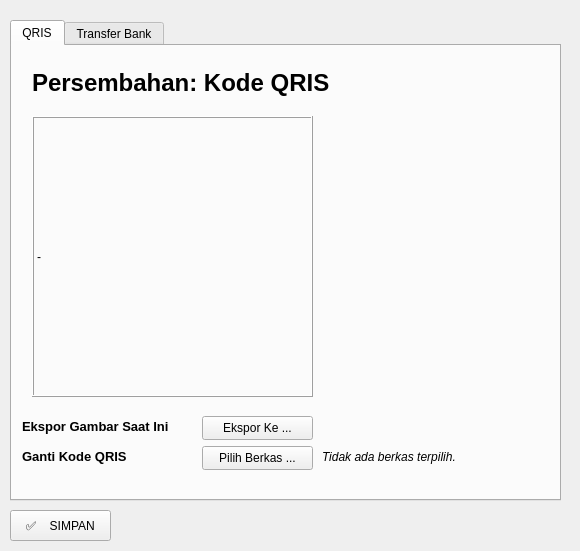
<?xml version="1.0" encoding="UTF-8"?>
<ui version="4.0">
 <class>Frame</class>
 <widget class="QFrame" name="Frame">
  <property name="geometry">
   <rect>
    <x>0</x>
    <y>0</y>
    <width>580</width>
    <height>551</height>
   </rect>
  </property>
  <property name="windowTitle">
   <string>Frame</string>
  </property>
  <widget class="QPushButton" name="btn_save">
   <property name="geometry">
    <rect>
     <x>10</x>
     <y>510</y>
     <width>101</width>
     <height>31</height>
    </rect>
   </property>
   <property name="text">
    <string>✅    SIMPAN</string>
   </property>
  </widget>
  <widget class="QTabWidget" name="tabWidget">
   <property name="geometry">
    <rect>
     <x>10</x>
     <y>20</y>
     <width>551</width>
     <height>481</height>
    </rect>
   </property>
   <property name="currentIndex">
    <number>0</number>
   </property>
   <widget class="QWidget" name="tab">
    <attribute name="title">
     <string>QRIS</string>
    </attribute>
    <widget class="QLabel" name="app_title_2">
     <property name="geometry">
      <rect>
       <x>20</x>
       <y>10</y>
       <width>511</width>
       <height>41</height>
      </rect>
     </property>
     <property name="font">
      <font>
       <pointsize>18</pointsize>
       <weight>75</weight>
       <bold>true</bold>
      </font>
     </property>
     <property name="text">
      <string>Persembahan: Kode QRIS</string>
     </property>
     <property name="alignment">
      <set>Qt::AlignBottom|Qt::AlignLeading|Qt::AlignLeft</set>
     </property>
    </widget>
    <widget class="QLabel" name="label_pixmap">
     <property name="geometry">
      <rect>
       <x>20</x>
       <y>70</y>
       <width>281</width>
       <height>281</height>
      </rect>
     </property>
     <property name="frameShape">
      <enum>QFrame::Box</enum>
     </property>
     <property name="frameShadow">
      <enum>QFrame::Raised</enum>
     </property>
     <property name="lineWidth">
      <number>1</number>
     </property>
     <property name="text">
      <string>-</string>
     </property>
     <property name="scaledContents">
      <bool>true</bool>
     </property>
    </widget>
    <widget class="QPushButton" name="btn_img_select">
     <property name="geometry">
      <rect>
       <x>190</x>
       <y>400</y>
       <width>111</width>
       <height>24</height>
      </rect>
     </property>
     <property name="text">
      <string>Pilih Berkas ...</string>
     </property>
    </widget>
    <widget class="QLabel" name="txt_img_loc">
     <property name="geometry">
      <rect>
       <x>310</x>
       <y>400</y>
       <width>221</width>
       <height>21</height>
      </rect>
     </property>
     <property name="font">
      <font>
       <pointsize>9</pointsize>
       <italic>true</italic>
      </font>
     </property>
     <property name="text">
      <string>Tidak ada berkas terpilih.</string>
     </property>
    </widget>
    <widget class="QLabel" name="txt_pdf_loc_2">
     <property name="geometry">
      <rect>
       <x>10</x>
       <y>400</y>
       <width>171</width>
       <height>21</height>
      </rect>
     </property>
     <property name="font">
      <font>
       <pointsize>10</pointsize>
       <weight>75</weight>
       <italic>false</italic>
       <bold>true</bold>
      </font>
     </property>
     <property name="text">
      <string>Ganti Kode QRIS</string>
     </property>
    </widget>
    <widget class="QLabel" name="txt_pdf_loc_3">
     <property name="geometry">
      <rect>
       <x>10</x>
       <y>370</y>
       <width>171</width>
       <height>21</height>
      </rect>
     </property>
     <property name="font">
      <font>
       <pointsize>10</pointsize>
       <weight>75</weight>
       <italic>false</italic>
       <bold>true</bold>
      </font>
     </property>
     <property name="text">
      <string>Ekspor Gambar Saat Ini</string>
     </property>
    </widget>
    <widget class="QPushButton" name="btn_export">
     <property name="geometry">
      <rect>
       <x>190</x>
       <y>370</y>
       <width>111</width>
       <height>24</height>
      </rect>
     </property>
     <property name="text">
      <string>Ekspor Ke ...</string>
     </property>
    </widget>
   </widget>
   <widget class="QWidget" name="tab_2">
    <attribute name="title">
     <string>Transfer Bank</string>
    </attribute>
    <widget class="QPushButton" name="btn_add">
     <property name="geometry">
      <rect>
       <x>500</x>
       <y>70</y>
       <width>31</width>
       <height>31</height>
      </rect>
     </property>
     <property name="toolTip">
      <string>Tambah formulir baru</string>
     </property>
     <property name="text">
      <string>➕</string>
     </property>
    </widget>
    <widget class="QLabel" name="label_holder">
     <property name="geometry">
      <rect>
       <x>210</x>
       <y>330</y>
       <width>321</width>
       <height>16</height>
      </rect>
     </property>
     <property name="font">
      <font>
       <weight>50</weight>
       <italic>true</italic>
       <bold>false</bold>
      </font>
     </property>
     <property name="text">
      <string>-</string>
     </property>
    </widget>
    <widget class="QLabel" name="app_title">
     <property name="geometry">
      <rect>
       <x>20</x>
       <y>10</y>
       <width>511</width>
       <height>41</height>
      </rect>
     </property>
     <property name="font">
      <font>
       <pointsize>18</pointsize>
       <weight>75</weight>
       <bold>true</bold>
      </font>
     </property>
     <property name="text">
      <string>Persembahan: Rekening Transfer Bank</string>
     </property>
     <property name="alignment">
      <set>Qt::AlignBottom|Qt::AlignLeading|Qt::AlignLeft</set>
     </property>
    </widget>
    <widget class="QPushButton" name="btn_edit">
     <property name="geometry">
      <rect>
       <x>500</x>
       <y>190</y>
       <width>31</width>
       <height>31</height>
      </rect>
     </property>
     <property name="toolTip">
      <string>Ubah formulir terpilih</string>
     </property>
     <property name="text">
      <string>🖉</string>
     </property>
    </widget>
    <widget class="QListWidget" name="list_banks">
     <property name="geometry">
      <rect>
       <x>20</x>
       <y>70</y>
       <width>471</width>
       <height>191</height>
      </rect>
     </property>
    </widget>
    <widget class="QLabel" name="label">
     <property name="geometry">
      <rect>
       <x>20</x>
       <y>270</y>
       <width>181</width>
       <height>16</height>
      </rect>
     </property>
     <property name="font">
      <font>
       <weight>75</weight>
       <bold>true</bold>
      </font>
     </property>
     <property name="text">
      <string>Singkatan Bank</string>
     </property>
    </widget>
    <widget class="QPushButton" name="btn_delete">
     <property name="geometry">
      <rect>
       <x>500</x>
       <y>230</y>
       <width>31</width>
       <height>31</height>
      </rect>
     </property>
     <property name="toolTip">
      <string>Hapus formulir</string>
     </property>
     <property name="text">
      <string>🗑</string>
     </property>
    </widget>
    <widget class="QLabel" name="label_number">
     <property name="geometry">
      <rect>
       <x>210</x>
       <y>310</y>
       <width>321</width>
       <height>16</height>
      </rect>
     </property>
     <property name="font">
      <font>
       <weight>50</weight>
       <italic>true</italic>
       <bold>false</bold>
      </font>
     </property>
     <property name="text">
      <string>-</string>
     </property>
    </widget>
    <widget class="QLabel" name="label_bank_name">
     <property name="geometry">
      <rect>
       <x>210</x>
       <y>290</y>
       <width>321</width>
       <height>16</height>
      </rect>
     </property>
     <property name="font">
      <font>
       <weight>50</weight>
       <italic>true</italic>
       <bold>false</bold>
      </font>
     </property>
     <property name="text">
      <string>-</string>
     </property>
    </widget>
    <widget class="QLabel" name="label_bank_abbr">
     <property name="geometry">
      <rect>
       <x>210</x>
       <y>270</y>
       <width>321</width>
       <height>16</height>
      </rect>
     </property>
     <property name="font">
      <font>
       <weight>50</weight>
       <italic>true</italic>
       <bold>false</bold>
      </font>
     </property>
     <property name="text">
      <string>-</string>
     </property>
    </widget>
    <widget class="QPushButton" name="btn_move_up">
     <property name="geometry">
      <rect>
       <x>500</x>
       <y>110</y>
       <width>31</width>
       <height>31</height>
      </rect>
     </property>
     <property name="toolTip">
      <string>Pindah posisi formulir ke atas</string>
     </property>
     <property name="text">
      <string>⏫</string>
     </property>
    </widget>
    <widget class="QPushButton" name="btn_move_down">
     <property name="geometry">
      <rect>
       <x>500</x>
       <y>150</y>
       <width>31</width>
       <height>31</height>
      </rect>
     </property>
     <property name="toolTip">
      <string>Pindah posisi formulir ke bawah</string>
     </property>
     <property name="text">
      <string>⏬</string>
     </property>
    </widget>
    <widget class="QLabel" name="label_4">
     <property name="geometry">
      <rect>
       <x>20</x>
       <y>330</y>
       <width>181</width>
       <height>16</height>
      </rect>
     </property>
     <property name="font">
      <font>
       <weight>75</weight>
       <bold>true</bold>
      </font>
     </property>
     <property name="text">
      <string>Pemilik Rekening</string>
     </property>
    </widget>
    <widget class="QLabel" name="label_2">
     <property name="geometry">
      <rect>
       <x>20</x>
       <y>290</y>
       <width>181</width>
       <height>16</height>
      </rect>
     </property>
     <property name="font">
      <font>
       <weight>75</weight>
       <bold>true</bold>
      </font>
     </property>
     <property name="text">
      <string>Nama Lengkap Bank</string>
     </property>
    </widget>
    <widget class="QLabel" name="label_3">
     <property name="geometry">
      <rect>
       <x>20</x>
       <y>310</y>
       <width>181</width>
       <height>16</height>
      </rect>
     </property>
     <property name="font">
      <font>
       <weight>75</weight>
       <bold>true</bold>
      </font>
     </property>
     <property name="text">
      <string>Nomor Rekening</string>
     </property>
    </widget>
   </widget>
  </widget>
 </widget>
 <resources/>
 <connections/>
</ui>
